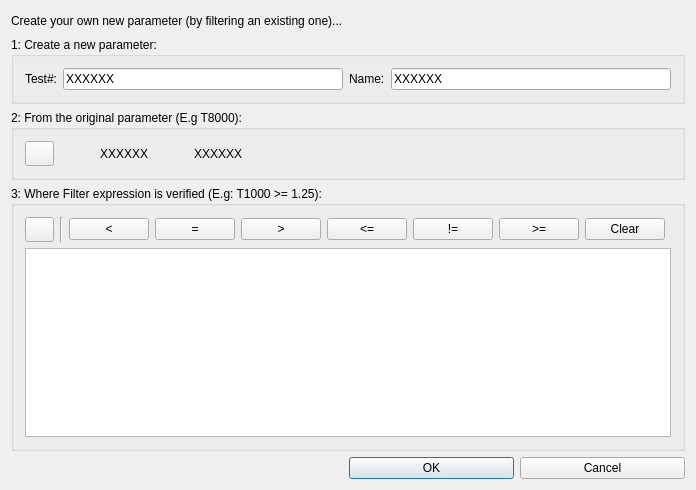
<?xml version="1.0" encoding="UTF-8"?>
<ui version="4.0">
 <class>drill_custom_parameter_basedialog</class>
 <widget class="QDialog" name="drill_custom_parameter_basedialog">
  <property name="geometry">
   <rect>
    <x>0</x>
    <y>0</y>
    <width>658</width>
    <height>490</height>
   </rect>
  </property>
  <property name="sizePolicy">
   <sizepolicy hsizetype="Preferred" vsizetype="Preferred">
    <horstretch>0</horstretch>
    <verstretch>0</verstretch>
   </sizepolicy>
  </property>
  <property name="windowTitle">
   <string>New Custom Parameter</string>
  </property>
  <property name="windowIcon">
   <iconset resource="gex.qrc">
    <normaloff>:/gex/icons/gex_application_48x48.png</normaloff>:/gex/icons/gex_application_48x48.png</iconset>
  </property>
  <property name="autoFillBackground">
   <bool>true</bool>
  </property>
  <layout class="QGridLayout" name="gridLayout">
   <item row="0" column="0">
    <widget class="QLabel" name="TextLabel1_2">
     <property name="font">
      <font/>
     </property>
     <property name="text">
      <string>Create your own new parameter (by filtering an existing one)...</string>
     </property>
     <property name="wordWrap">
      <bool>false</bool>
     </property>
    </widget>
   </item>
   <item row="0" column="1" colspan="2">
    <spacer name="horizontalSpacer">
     <property name="orientation">
      <enum>Qt::Horizontal</enum>
     </property>
     <property name="sizeHint" stdset="0">
      <size>
       <width>191</width>
       <height>20</height>
      </size>
     </property>
    </spacer>
   </item>
   <item row="1" column="0" colspan="3">
    <widget class="QGroupBox" name="groupBoxNewParameter">
     <property name="title">
      <string>1: Create a new parameter:</string>
     </property>
     <layout class="QHBoxLayout" name="horizontalLayout">
      <item>
       <widget class="QLabel" name="textLabelParamLabelX">
        <property name="text">
         <string>Test#:</string>
        </property>
        <property name="wordWrap">
         <bool>false</bool>
        </property>
       </widget>
      </item>
      <item>
       <widget class="QLineEdit" name="lineEditNewTestNumber">
        <property name="toolTip">
         <string>Enter the custom Parameter test number to create</string>
        </property>
        <property name="text">
         <string>XXXXXX</string>
        </property>
        <property name="frame">
         <bool>true</bool>
        </property>
        <property name="readOnly">
         <bool>false</bool>
        </property>
       </widget>
      </item>
      <item>
       <widget class="QLabel" name="textLabelParamLabelX_2">
        <property name="text">
         <string>Name:</string>
        </property>
        <property name="wordWrap">
         <bool>false</bool>
        </property>
       </widget>
      </item>
      <item>
       <widget class="QLineEdit" name="lineEditNewTestName">
        <property name="toolTip">
         <string>Enter the custom Parameter name to create</string>
        </property>
        <property name="text">
         <string>XXXXXX</string>
        </property>
        <property name="frame">
         <bool>true</bool>
        </property>
        <property name="readOnly">
         <bool>false</bool>
        </property>
       </widget>
      </item>
     </layout>
    </widget>
   </item>
   <item row="2" column="0" colspan="3">
    <widget class="QGroupBox" name="groupBoxOriginalParameter">
     <property name="title">
      <string>2: From the original parameter (E.g T8000):</string>
     </property>
     <layout class="QGridLayout" name="gridLayout_2">
      <item row="0" column="0">
       <widget class="QPushButton" name="buttonPickOriginalTest">
        <property name="sizePolicy">
         <sizepolicy hsizetype="Fixed" vsizetype="Fixed">
          <horstretch>29</horstretch>
          <verstretch>25</verstretch>
         </sizepolicy>
        </property>
        <property name="minimumSize">
         <size>
          <width>29</width>
          <height>25</height>
         </size>
        </property>
        <property name="maximumSize">
         <size>
          <width>29</width>
          <height>27</height>
         </size>
        </property>
        <property name="toolTip">
         <string>Pick parameter to plot in X</string>
        </property>
        <property name="text">
         <string/>
        </property>
        <property name="icon">
         <iconset resource="gex.qrc">
          <normaloff>:/gex/icons/combo.png</normaloff>:/gex/icons/combo.png</iconset>
        </property>
        <property name="iconSize">
         <size>
          <width>32</width>
          <height>32</height>
         </size>
        </property>
        <property name="autoDefault">
         <bool>false</bool>
        </property>
       </widget>
      </item>
      <item row="0" column="1">
       <spacer name="horizontalSpacer_2">
        <property name="orientation">
         <enum>Qt::Horizontal</enum>
        </property>
        <property name="sizeType">
         <enum>QSizePolicy::Fixed</enum>
        </property>
        <property name="sizeHint" stdset="0">
         <size>
          <width>40</width>
          <height>22</height>
         </size>
        </property>
       </spacer>
      </item>
      <item row="0" column="2">
       <widget class="QLabel" name="labelOriginalParamNumber">
        <property name="text">
         <string>XXXXXX</string>
        </property>
       </widget>
      </item>
      <item row="0" column="4">
       <widget class="QLabel" name="labelOriginalParamName">
        <property name="text">
         <string>XXXXXX</string>
        </property>
       </widget>
      </item>
      <item row="0" column="3">
       <spacer name="horizontalSpacer_3">
        <property name="orientation">
         <enum>Qt::Horizontal</enum>
        </property>
        <property name="sizeType">
         <enum>QSizePolicy::Fixed</enum>
        </property>
        <property name="sizeHint" stdset="0">
         <size>
          <width>40</width>
          <height>20</height>
         </size>
        </property>
       </spacer>
      </item>
      <item row="0" column="5">
       <spacer name="horizontalSpacer_4">
        <property name="orientation">
         <enum>Qt::Horizontal</enum>
        </property>
        <property name="sizeHint" stdset="0">
         <size>
          <width>40</width>
          <height>20</height>
         </size>
        </property>
       </spacer>
      </item>
     </layout>
    </widget>
   </item>
   <item row="3" column="0" colspan="3">
    <widget class="QGroupBox" name="groupBoxFilterExpression">
     <property name="title">
      <string>3: Where Filter expression is verified (E.g: T1000 &gt;= 1.25):</string>
     </property>
     <layout class="QGridLayout" name="gridLayout_3">
      <item row="0" column="0">
       <widget class="QPushButton" name="buttonPickTest">
        <property name="sizePolicy">
         <sizepolicy hsizetype="Minimum" vsizetype="Fixed">
          <horstretch>29</horstretch>
          <verstretch>25</verstretch>
         </sizepolicy>
        </property>
        <property name="minimumSize">
         <size>
          <width>29</width>
          <height>25</height>
         </size>
        </property>
        <property name="maximumSize">
         <size>
          <width>29</width>
          <height>25</height>
         </size>
        </property>
        <property name="toolTip">
         <string>Pick parameter to insert in expression...</string>
        </property>
        <property name="text">
         <string/>
        </property>
        <property name="icon">
         <iconset resource="gex.qrc">
          <normaloff>:/gex/icons/combo.png</normaloff>:/gex/icons/combo.png</iconset>
        </property>
        <property name="iconSize">
         <size>
          <width>32</width>
          <height>32</height>
         </size>
        </property>
        <property name="autoDefault">
         <bool>false</bool>
        </property>
       </widget>
      </item>
      <item row="0" column="1">
       <widget class="Line" name="Line1">
        <property name="frameShape">
         <enum>QFrame::VLine</enum>
        </property>
        <property name="frameShadow">
         <enum>QFrame::Sunken</enum>
        </property>
       </widget>
      </item>
      <item row="0" column="2">
       <widget class="QPushButton" name="buttonLess">
        <property name="toolTip">
         <string>Less than...</string>
        </property>
        <property name="text">
         <string>&lt;</string>
        </property>
        <property name="autoDefault">
         <bool>false</bool>
        </property>
       </widget>
      </item>
      <item row="0" column="3">
       <widget class="QPushButton" name="buttonEqual">
        <property name="toolTip">
         <string>Equal...</string>
        </property>
        <property name="text">
         <string>=</string>
        </property>
        <property name="autoDefault">
         <bool>false</bool>
        </property>
       </widget>
      </item>
      <item row="0" column="4">
       <widget class="QPushButton" name="buttonGreater">
        <property name="toolTip">
         <string>Greater than...</string>
        </property>
        <property name="text">
         <string>&gt;</string>
        </property>
        <property name="autoDefault">
         <bool>false</bool>
        </property>
       </widget>
      </item>
      <item row="0" column="5">
       <widget class="QPushButton" name="buttonLessEqual">
        <property name="toolTip">
         <string>Less or equal to...</string>
        </property>
        <property name="text">
         <string>&lt;=</string>
        </property>
        <property name="autoDefault">
         <bool>false</bool>
        </property>
       </widget>
      </item>
      <item row="0" column="6">
       <widget class="QPushButton" name="buttonNotEqual">
        <property name="toolTip">
         <string>Not Equal</string>
        </property>
        <property name="text">
         <string>!=</string>
        </property>
        <property name="autoDefault">
         <bool>false</bool>
        </property>
       </widget>
      </item>
      <item row="0" column="7">
       <widget class="QPushButton" name="buttonGreaterEqual">
        <property name="toolTip">
         <string>Greater or equal to...</string>
        </property>
        <property name="text">
         <string>&gt;=</string>
        </property>
        <property name="autoDefault">
         <bool>false</bool>
        </property>
       </widget>
      </item>
      <item row="0" column="8">
       <widget class="QPushButton" name="buttonClear">
        <property name="toolTip">
         <string>Clear all filtering expression</string>
        </property>
        <property name="text">
         <string>Clear</string>
        </property>
        <property name="autoDefault">
         <bool>false</bool>
        </property>
       </widget>
      </item>
      <item row="1" column="0" colspan="10">
       <widget class="QTextEdit" name="textEditFilterExpression"/>
      </item>
      <item row="0" column="9">
       <spacer name="horizontalSpacer_5">
        <property name="orientation">
         <enum>Qt::Horizontal</enum>
        </property>
        <property name="sizeHint" stdset="0">
         <size>
          <width>40</width>
          <height>20</height>
         </size>
        </property>
       </spacer>
      </item>
     </layout>
    </widget>
   </item>
   <item row="4" column="1">
    <widget class="QPushButton" name="pushButtonOk">
     <property name="text">
      <string>OK</string>
     </property>
    </widget>
   </item>
   <item row="4" column="2">
    <widget class="QPushButton" name="pushButtonCancel">
     <property name="text">
      <string>Cancel</string>
     </property>
    </widget>
   </item>
  </layout>
 </widget>
 <layoutdefault spacing="6" margin="11"/>
 <tabstops>
  <tabstop>lineEditNewTestNumber</tabstop>
  <tabstop>lineEditNewTestName</tabstop>
  <tabstop>buttonPickOriginalTest</tabstop>
  <tabstop>buttonPickTest</tabstop>
  <tabstop>buttonLess</tabstop>
  <tabstop>buttonEqual</tabstop>
  <tabstop>buttonGreater</tabstop>
  <tabstop>buttonLessEqual</tabstop>
  <tabstop>buttonNotEqual</tabstop>
  <tabstop>buttonGreaterEqual</tabstop>
 </tabstops>
 <resources>
  <include location="gex.qrc"/>
 </resources>
 <connections>
  <connection>
   <sender>pushButtonCancel</sender>
   <signal>clicked()</signal>
   <receiver>drill_custom_parameter_basedialog</receiver>
   <slot>close()</slot>
   <hints>
    <hint type="sourcelabel">
     <x>589</x>
     <y>469</y>
    </hint>
    <hint type="destinationlabel">
     <x>328</x>
     <y>244</y>
    </hint>
   </hints>
  </connection>
 </connections>
</ui>
